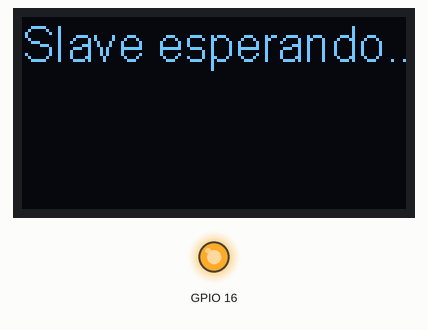
Simulated run of this program. Board: ESP32. Parts: 128×64 one-colour display, output pins drawn as LEDs (lit = HIGH).

Above: at 0.1 s.

The program:

main.cpp
```cpp
#include <SPI.h>
#include <LoRa.h>
#include <Wire.h>
#include <SSD1306.h>

//Deixe esta linha descomentada para compilar o Master
//Comente ou remova para compilar o Slave
//#define MASTER

#define RST 14  // GPIO14 RESET
#define DI00 26 // GPIO26 IRQ(Interrupt Request)

#define BAND 433E6 //Frequência do radio - exemplo : 433E6, 868E6, 915E6

//Constante para informar ao Slave que queremos os dados
const String GETDATA = "get";
//Constante que o Slave retorna junto com os dados para o Master
const String SETDATA = "set";

//Estrutura com os dados do sensor
typedef struct
{
  float temperature;
  float pressure;
  float humidity;
} Data;

//Variável para controlar o display
SSD1306 display(0x3c, 4, 15);
void setupDisplay()
{
  //O estado do GPIO16 é utilizado para controlar o display OLED
  pinMode(16, OUTPUT);
  //Reseta as configurações do display OLED
  digitalWrite(16, LOW);
  //Para o OLED permanecer ligado, o GPIO16 deve permanecer HIGH
  //Deve estar em HIGH antes de chamar o display.init() e fazer as demais configurações,
  //não inverta a ordem
  digitalWrite(16, HIGH);

  //Configurações do display
  display.init();
  display.flipScreenVertically();
  display.setFont(ArialMT_Plain_16);
  display.setTextAlignment(TEXT_ALIGN_LEFT);
}
//Configurações iniciais do LoRa
void setupLoRa()
{
  //Inicializa a comunicação
  SPI.begin(SCK, MISO, MOSI, SS);
  LoRa.setPins(SS, RST, DI00);

  //Inicializa o LoRa

  //Ativa o crc
  LoRa.enableCrc();
  //Ativa o recebimento de pacotes
  LoRa.receive();
}
//Compila apenas se MASTER estiver definido no arquivo principal
#ifdef MASTER

//#include <PubSubClient.h>
#include <WiFi.h>

//Substitua pelo SSID da sua rede
#define SSID "netvirtua_203"

//Substitua pela senha da sua rede
#define PASSWORD "1073847000"

//Server MQTT que iremos utlizar
#define MQTT_SERVER "quickstart.messaging.internetofthings.ibmcloud.com"

//Nome do tópico que devemos enviar os dados
//para que eles apareçam nos gráficos
#define TOPIC_NAME "iot-2/evt/status/fmt/json"

//ID que usaremos para conectar
//QUICK_START deve permanecer como está
const String QUICK_START = "d:quickstart:arduino:";

//No DEVICE_ID você deve mudar para um id único
//Aqui nesse exemplo utilizamos o MAC Address
//do dispositivo que estamos utilizando
//Servirá como identificação no site
//https://quickstart.internetofthings.ibmcloud.com
const String DEVICE_ID = "241ab91e0fa0";

//Concatemos o id do quickstart com o id do nosso
//dispositivo
const String CLIENT_ID = QUICK_START + DEVICE_ID;

//Cliente WiFi que o MQTT irá utilizar para se conectar
WiFiClient wifiClient;

//Cliente MQTT, passamos a url do server, a porta
//e o cliente WiFi
//PubSubClient client(MQTT_SERVER, 1883, wifiClient);

//Intervalo entre os envios
#define INTERVAL 500

//Tempo do último envio
long lastSendTime = 0;

//Onde ficam os dados que chegam do outro dispositivo LoRa
Data data;

void setup()
{
  Serial.begin(115200);

  //Conectamos à rede WiFi
  setupWiFi();

  //Chama a configuração inicial do display
  setupDisplay();
  //Chama a configuração inicial do LoRa
  setupLoRa();

  display.clear();
  display.drawString(0, 0, "Master");
  display.display();

  //connectMQTTServer();
}

//Função responsável por conectar ao server MQTT
/*void connectMQTTServer() {
  Serial.println("Connecting to MQTT Server...");
  //Se conecta ao id que definimos
  if (client.connect(CLIENT_ID.c_str())) {
    //Se a conexão foi bem sucedida
    Serial.println("connected");
  } else {
    //Se ocorreu algum erro
    Serial.print("error = ");
    Serial.println(client.state());
  }
}
*/
//Função responsável por conectar à rede WiFi
void setupWiFi()
{
  Serial.println();
  Serial.print("Connecting to ");
  Serial.print(SSID);

  //Manda o esp se conectar à rede através
  //do ssid e senha
  WiFi.begin(SSID, PASSWORD);

  //Espera até que a conexão com a rede seja estabelecida
  while (WiFi.status() != WL_CONNECTED)
  {
    delay(500);
    Serial.print(".");
  }

  //Se chegou aqui é porque conectou
  Serial.println("");
  Serial.println("WiFi connected");
}

void loop()
{
  //Se passou o tempo definido em INTERVAL desde o último envio
  if (millis() - lastSendTime > INTERVAL)
  {
    //Marcamos o tempo que ocorreu o último envio
    lastSendTime = millis();
    //Envia o pacote para informar ao Slave que queremos receber os dados
    send();
  }

  //Verificamos se há pacotes para recebermos
  receive();
}

void send()
{
  //Inicializa o pacote
  LoRa.beginPacket();
  //Envia o que está contido em "GETDATA"
  LoRa.print(GETDATA);
  //Finaliza e envia o pacote
  LoRa.endPacket();
}

void receive()
{
  //Tentamos ler o pacote
  int packetSize = LoRa.parsePacket();

  //Verificamos se o pacote tem o tamanho mínimo de caracteres que esperamos
  if (packetSize > SETDATA.length())
  {
    String received = "";
    //Armazena os dados do pacote em uma string
    for (int i = 0; i < SETDATA.length(); i++)
    {
      received += (char)LoRa.read();
    }

    //Se o cabeçalho é o que esperamos
    if (received.equals(SETDATA))
    {
      //Fazemos a leitura dos dados
      LoRa.readBytes((uint8_t *)&data, sizeof(data));
      //Mostramos os dados no display
      showData();

      Serial.print("Publish message: ");
      //Criamos o json que enviaremos para o server mqtt
      String msg = createJsonString();
      Serial.println(msg);
      //Publicamos no tópico onde o servidor espera para receber
      //e gerar o gráfico
      //client.publish(TOPIC_NAME, msg.c_str());
    }
  }
}

void showData()
{
  //Tempo que demorou para o Master criar o pacote, enviar o pacote,
  //o Slave receber, fazer a leitura, criar um novo pacote, enviá-lo
  //e o Master receber e ler
  String waiting = String(millis() - lastSendTime);
  //Mostra no display os dados e o tempo que a operação demorou
  display.clear();
  display.drawString(0, 0, String(data.temperature) + " C");
  display.drawString(0, 16, String(data.pressure) + " Pa");
  display.drawString(0, 32, String(data.humidity) + "%");
  display.drawString(0, 48, waiting + " ms");
  display.display();
}

//Função responsável por criar
//um Json com os dados lidos
String createJsonString()
{
  String json = "{";
  json += "\"d\": {";
  json += "\"temperature\":";
  json += String(data.temperature);
  json += ",";
  json += "\"humidity\":";
  json += String(data.humidity);
  json += ",";
  json += "\"pressure\":";
  json += String(data.pressure);
  json += "}";
  json += "}";
  return json;
}

#endif

//Compila apenas se MASTER não estiver definido no arquivo principal
#ifndef MASTER

//Contador que irá servir como o dados que o Slave irá enviar
int count = 0;

void setup()
{
  Serial.begin(115200);
  //Chama a configuração inicial do display
  setupDisplay();
  //Chama a configuração inicial do LoRa
  setupLoRa();
  display.clear();
  display.drawString(0, 0, "Slave esperando...");
  display.display();
}

//Função onde se faz a leitura dos dados que queira enviar
//Poderia ser o valor lido por algum sensor por exemplo
//Aqui vamos enviar apenas um contador para testes
//mas você pode alterar a função para fazer a leitura de algum sensor
String readData()
{
  return String(count++);
}

void loop()
{
  //Tenta ler o pacote
  int packetSize = LoRa.parsePacket();

  //Verifica se o pacote possui a quantidade de caracteres que esperamos
  if (packetSize == GETDATA.length())
  {
    String received = "";

    //Armazena os dados do pacote em uma string
    while (LoRa.available())
    {
      received += (char)LoRa.read();
    }

    if (received.equals(GETDATA))
    {
      //Simula a leitura dos dados
      String data = readData();
      Serial.println("Criando pacote para envio");
      //Cria o pacote para envio
      LoRa.beginPacket();
      LoRa.print(SETDATA + data);
      //Finaliza e envia o pacote
      LoRa.endPacket();
      //Mostra no display
      display.clear();
      display.drawString(0, 0, "Enviou: " + String(data));
      display.display();
    }
  }
}

#endif
```
